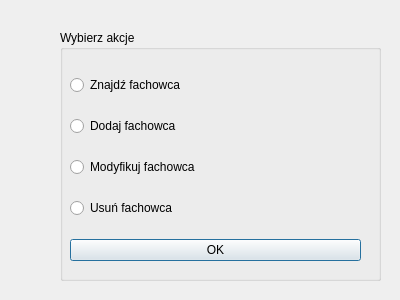
<?xml version="1.0" encoding="UTF-8"?>
<ui version="4.0">
 <class>chooseProfessionalActionDialog</class>
 <widget class="QDialog" name="chooseProfessionalActionDialog">
  <property name="geometry">
   <rect>
    <x>0</x>
    <y>0</y>
    <width>400</width>
    <height>300</height>
   </rect>
  </property>
  <property name="windowTitle">
   <string>Dialog</string>
  </property>
  <widget class="QGroupBox" name="groupBox">
   <property name="geometry">
    <rect>
     <x>60</x>
     <y>30</y>
     <width>321</width>
     <height>251</height>
    </rect>
   </property>
   <property name="title">
    <string>Wybierz akcje</string>
   </property>
   <widget class="QWidget" name="">
    <property name="geometry">
     <rect>
      <x>10</x>
      <y>30</y>
      <width>291</width>
      <height>221</height>
     </rect>
    </property>
    <layout class="QVBoxLayout" name="verticalLayout">
     <item>
      <widget class="QRadioButton" name="findProfessionalRadioButton">
       <property name="text">
        <string>Znajdź fachowca</string>
       </property>
      </widget>
     </item>
     <item>
      <widget class="QRadioButton" name="addProfessionalRadioButton">
       <property name="text">
        <string>Dodaj fachowca</string>
       </property>
      </widget>
     </item>
     <item>
      <widget class="QRadioButton" name="modifyProfessionalRadioButton">
       <property name="text">
        <string>Modyfikuj fachowca</string>
       </property>
      </widget>
     </item>
     <item>
      <widget class="QRadioButton" name="deleteProfessionalRadioButton">
       <property name="text">
        <string>Usuń fachowca</string>
       </property>
      </widget>
     </item>
     <item>
      <widget class="QPushButton" name="OkpushButton">
       <property name="text">
        <string>OK</string>
       </property>
      </widget>
     </item>
    </layout>
   </widget>
  </widget>
 </widget>
 <resources/>
 <connections/>
</ui>
